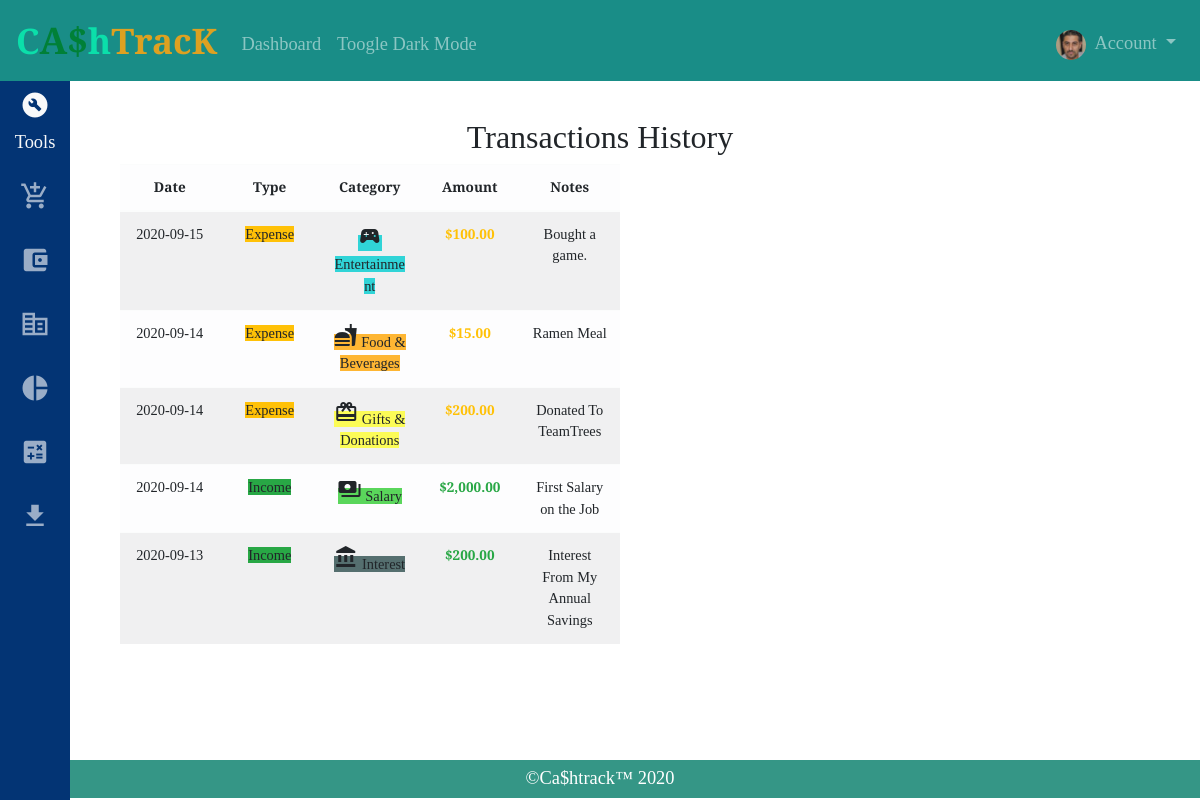
Before: /transactions_history (signed in) with the older database file.
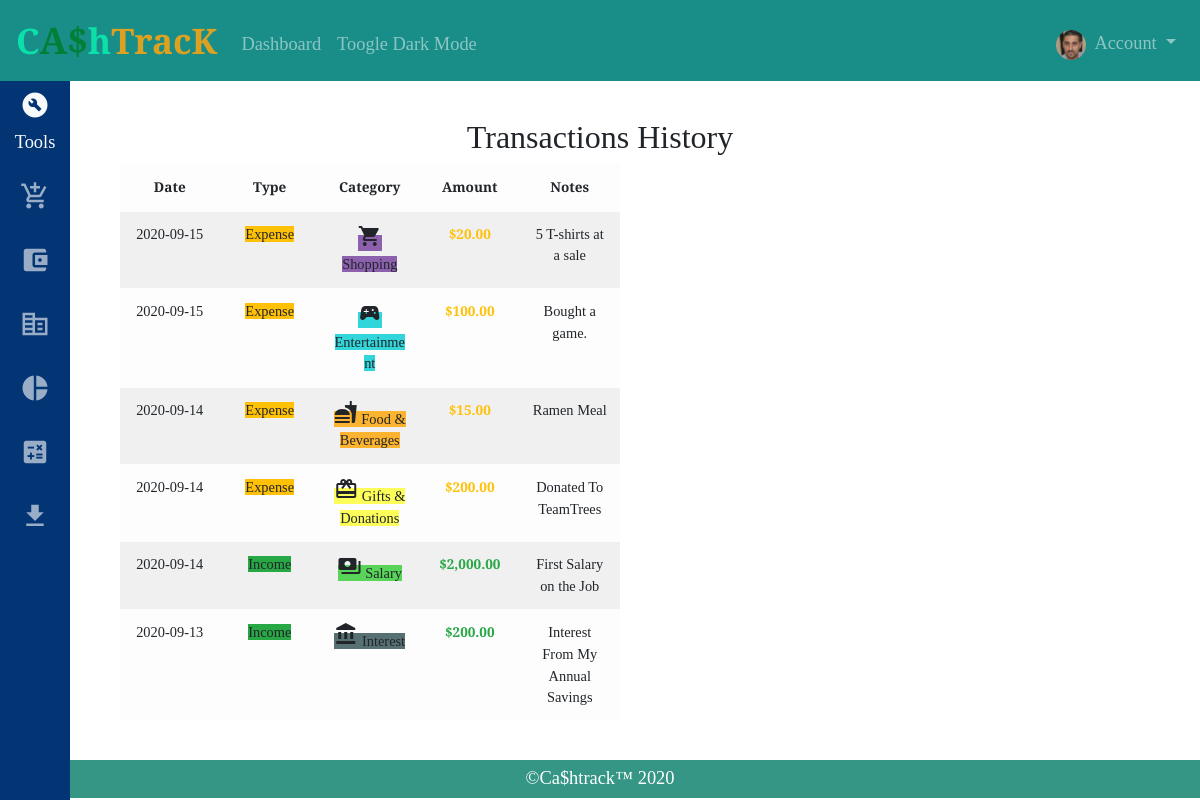
After: the same page with the newer database file.
### packages/database.py (models this page shows, shortened)
class Transactions(db.Model):
    __tablename__ = "transactions"
    id = db.Column(db.Integer, nullable=False, primary_key=True)
    user_id = db.Column(db.Integer, db.ForeignKey('user.id'), nullable=False)
    amount = db.Column(db.Float, nullable=False)
    type = db.Column(db.String, nullable=False)
    category = db.Column(db.String(20), nullable=False)
    notes = db.Column(db.String(60), nullable=False)
    date = db.Column(db.Date, nullable=False, default=date.today())

### packages/cashtrack/routes.py (the view)
@cashtrack.route("/transactions_history", methods=['GET'])
@login_required
def transactions_history():
    row = Transactions.query.filter_by(user_id=current_user.id).order_by(Transactions.date.desc(), Transactions.id.desc())
    return rnd_tmp("history.html", title='Transactions', rows=row, length=row.count(), icons=label_icons, colors=label_colors)

### packages/cashtrack/helpers.py (called while the page is built)
def getfilter():
    try:
        filter = request.cookies.get('filter')
        if not filter:
            filter = 'USD'
    except:
        filter = 'USD'
    return filter

### packages/cashtrack/routes.py (called while the page is built)
@cashtrack.before_app_request
def define_currency():
    code = getfilter()
    currency = rates[code]['symbol']
    g.currency = currency
    g.code = code

@jinja2.contextfilter
@cashtrack.app_template_filter()
def convert_currency(self, value, code):
    ex_rate = float(rates[code]['rates'])
    value_inNew = ex_rate * value
    return str(rates[code]['symbol'] + '{:,.2f}'.format(value_inNew))

### packages/database.py (called while the page is built)
@login_manager.user_loader
def load_user(user_id):
    return User.query.get(int(user_id))

### packages/templates/history.html (shortened to what this page needs)
{% extends "layout.html" %}
{% block main %}
    <div id="body-main">
        <h2>{{ title }} History</h2>
        <table class="table table-light table-striped table-full">
            {% if title == 'Transactions' %}
            <thead>
                <th>Date</th>
                <th>Type</th>
                <th>Category</th>
                <th>Amount</th>
                <th>Notes</th>
            </thead>
            <tbody>
                {% for row in rows %}
                    {% set color = colors[row['category']] %}
                    {% if row['type'] == 'Income' %}
                        {% set type = 'success' %}
                    {% elif row['type'] == 'Expense' %}
                        {% set type = 'warning' %}
                    {% endif %}
                    <tr>
                        <td>
                            <span>{{ row['date'] }}</span></td>
                        <td><span class='bg-{{ type }}'>{{ row['type'] }}</span></td>
                        <td>
                            <span class="category-rows">
                                <span class="material-icons">
                                </span>
                                {{ row['category'] }}
                            </span>
                        </td>
                        <th><span class="text-{{type}}">
                            {{ row['amount'] | convert_currency(g.code) }}</span>
                        </th>
                        <td>{{ row['notes'] }}</td>
                    </tr>
                {% endfor %}
            </tbody>
            {% endif %}
        </table>
    </div>
{% endblock %}

Changed rows visible on the page:
added Transactions: date "2020-09-15", type "Expense", category "Shopping", amount|convert_currency "$20.00", notes "5 T-shirts at a sale"
